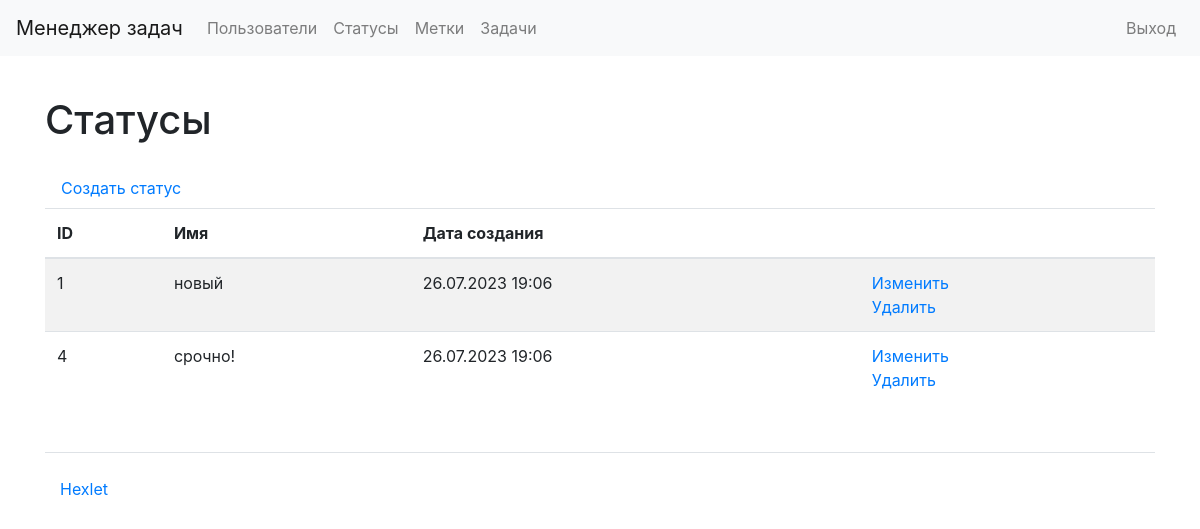
The app's page /statuses/ (signed in) with its own data.
### task_manager/statuses/models.py (models this page shows, shortened)
class Statuses(models.Model):
    name = models.CharField(max_length=100,
                            verbose_name=_('Name'),
                            unique=True)
    created_at = models.DateTimeField(auto_now=True,
                                      verbose_name=_('Creation date'))

### task_manager/statuses/views.py (the view)
# urls.py: path('', views.StatusesListView.as_view(),
class StatusesListView(AuthRequiredMixin, SuccessMessageMixin, ListView):
    template_name = 'statuses/statuses_list.html'
    model = Statuses

### task_manager/users/mixins.py (called while the page is built)
    def dispatch(self, request, *args, **kwargs):
        if not request.user.is_authenticated:
            messages.error(request, self.auth_message)
            return redirect(reverse_lazy('login'))
        return super().dispatch(request, *args, **kwargs)

### task_manager/templates/statuses/statuses_list.html
{% extends "base.html" %}
{% load bootstrap4 %}
{% block content %}
{% load i18n %}
<h1 class="my-4">{% trans "Statuses" %}</h1>
<a class="nav-link" href="{% url 'create_status' %}">{% trans "Create status" %}</a>
<table class="table table-striped">
  <thead>
    <tr>
      <th>ID</th>
      <th>{% trans "Name" %}</th>
      <th>{% trans "Creation date" %}</th>
      <th></th>
    </tr>
  </thead>
  <tbody>
    {% for status in statuses_list %}
    <tr>
      <td>{{ status.pk }}</td>
      <td>{{ status.name }}</td>
      <td>{{ status.created_at|date:"d.m.Y H:i" }}</td>
      <td>
        <a href="{% url 'update_status' status.pk %}">{% trans "Change" %}</a>
        <br>
        <a href="{% url 'delete_status' status.pk %}">{% trans "Delete" %}</a>
      </td>
    </tr>
    {% endfor %}
  </tbody>
</table>
{% endblock %}

### records on screen
Statuses: pk "1", name "новый", created_at "26.07.2023 19:06"
Statuses: pk "4", name "срочно!", created_at "26.07.2023 19:06"
